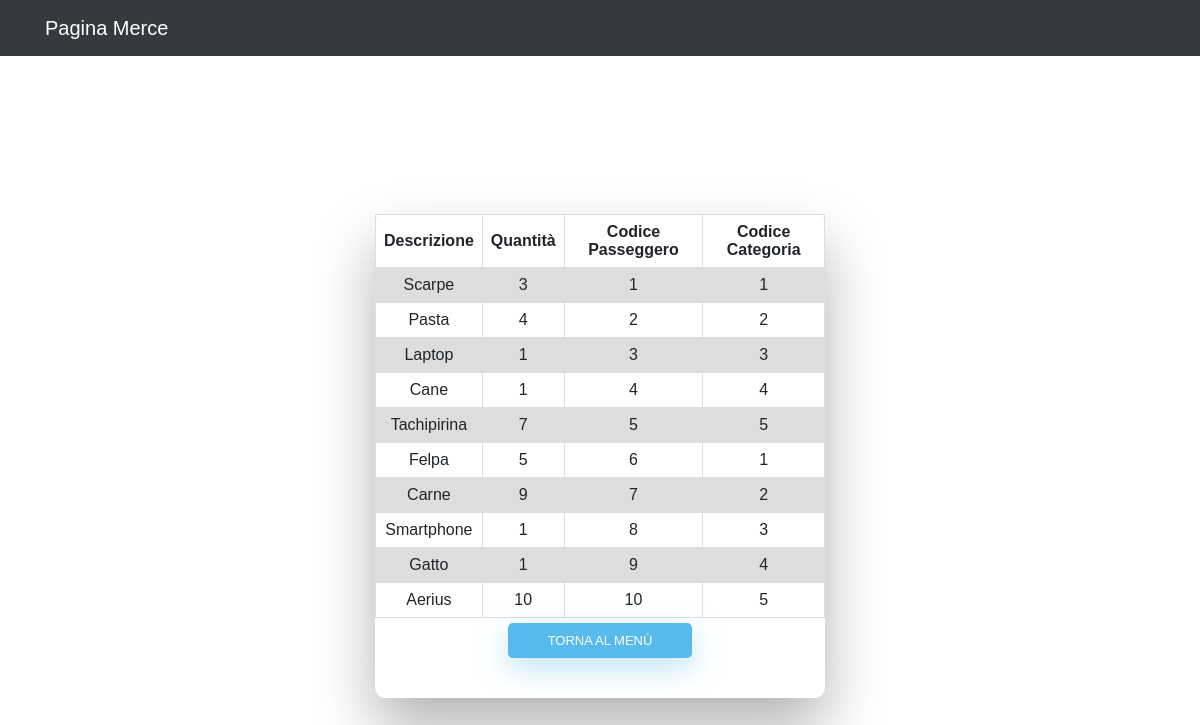
The page /Entita/Merce.php on the database its author committed.
### tables this page shows
CREATE TABLE Merce(
	Codice int(11) NOT NULL AUTO_INCREMENT,
	Descrizione varchar(30) NOT NULL,
	Quantita int(11) NOT NULL,
	Codice_Passeggero int(11) NOT NULL,
	Codice_Categoria int(11) NOT NULL,
	PRIMARY KEY (Codice),
	FOREIGN KEY (Codice_Passeggero) REFERENCES Passeggero(Documento),
	FOREIGN KEY (Codice_Categoria) REFERENCES Categoria(Codice)
);

### Entita/Merce.php (the view, shortened to what this page needs)
<html>
	<head>
	</head>
	<body>
		<link href="//maxcdn.bootstrapcdn.com/bootstrap/4.0.0/css/bootstrap.min.css" rel="stylesheet" id="bootstrap-css">
		<link rel="stylesheet" type="text/css" href="style.css">
		<nav class="navbar navbar-expand-lg navbar-dark bg-dark static-top">
			<div class="container">
                <a class="navbar-brand" href="index.php">Pagina Merce</a>
			</div>
		</nav>
		<div class="wrapper fadeInDown">
			<div id="formContent2">
                <?php
                    $connect = mysqli_connect("localhost", "root", "", "esame2013");
					$query = "SELECT * from Merce;";
					$result = mysqli_query($connect, $query);
					echo "<table>";
					echo "<tr>
                              <th>Descrizione          </th>
                              <th>Quantità          </th>
                              <th>Codice Passeggero          </th>
                              <th>Codice Categoria          </th>
						  </tr>";
					while($search = mysqli_fetch_array($result))
					{
						print "<tr>" . "<td>$search[Descrizione]</td>" . "<td>$search[Quantita]</td>" . "<td>$search[Codice_Passeggero]</td>" . "<td>$search[Codice_Categoria]</td></tr>";
					}
					echo "</table>";
                ?>
                <center>
                    <button type="button" onclick="window.location.href='../index.php'">Torna al Menù</button>
                </center>
			</div>
		</div>
	</body>
</html>

### Entita/style.css (style rules this page uses)
html { background-color: #56baed; }
body { font-family: "Poppins", sans-serif; height: 100vh; }
a { color: #92badd; display:inline-block; text-decoration: none; font-weight: 400; }
.wrapper { display: flex; align-items: center; flex-direction: column; justify-content: center; width: 100%; min-height: 100%; padding: 20px; }
#formContent2 { -webkit-border-radius: 10px 10px 10px 10px; border-radius: 10px 10px 10px 10px; background: #fff; padding: 30px; width: 90%; max-width: 450px; position: relative; padding: 0px; -webkit-box-shadow: 0 30px 60px 0 rgba(0,0,0,0.3); box-shadow: 0 30px 60px 0 rgba(0,0,0,0.3); text-align: center; }
button[type=button] { background-color: #56baed; border: none; color: white; padding: 7.5px 40px; text-align: center; text-decoration: none; display: inline-block; text-transform: uppercase; font-size: 13px; -webkit-box-shadow: 0 10px 30px 0 rgba(95,186,233,0.4); box-shadow: 0 10px 30px 0 rgba(95,186,233,0.4); -webkit-border-radius: 5px 5px 5px 5px; border-radius: 5px 5px 5px 5px; margin: 5px 20px 40px 20px; -webkit-transition: all 0.3s ease-in-out; -moz-transition: all 0.3s ease-in-out; -ms-transition: all 0.3s ease-in-out; -o-transition: all 0.3s ease-in-out; transition: all 0.3s ease-in-out; }
.fadeInDown { -webkit-animation-name: fadeInDown; animation-name: fadeInDown; -webkit-animation-duration: 1s; animation-duration: 1s; -webkit-animation-fill-mode: both; animation-fill-mode: both; }
table { text-align: center; font-family: arial, sans-serif; border-collapse: collapse; width: 100%; }
td, th, tr { text-align: center; border: 1px solid #dddddd; padding: 8px; }
tr:nth-child(even) { text-align: center; background-color: #dddddd; }

### rows shown on the page
merce: Descrizione "Scarpe", Quantita "3", Codice_Passeggero "1", Codice_Categoria "1"
merce: Descrizione "Pasta", Quantita "4", Codice_Passeggero "2", Codice_Categoria "2"
merce: Descrizione "Laptop", Quantita "1", Codice_Passeggero "3", Codice_Categoria "3"
merce: Descrizione "Cane", Quantita "1", Codice_Passeggero "4", Codice_Categoria "4"
merce: Descrizione "Tachipirina", Quantita "7", Codice_Passeggero "5", Codice_Categoria "5"
merce: Descrizione "Felpa", Quantita "5", Codice_Passeggero "6", Codice_Categoria "1"
merce: Descrizione "Carne", Quantita "9", Codice_Passeggero "7", Codice_Categoria "2"
merce: Descrizione "Smartphone", Quantita "1", Codice_Passeggero "8", Codice_Categoria "3"
merce: Descrizione "Gatto", Quantita "1", Codice_Passeggero "9", Codice_Categoria "4"
merce: Descrizione "Aerius", Quantita "10", Codice_Passeggero "10", Codice_Categoria "5"
